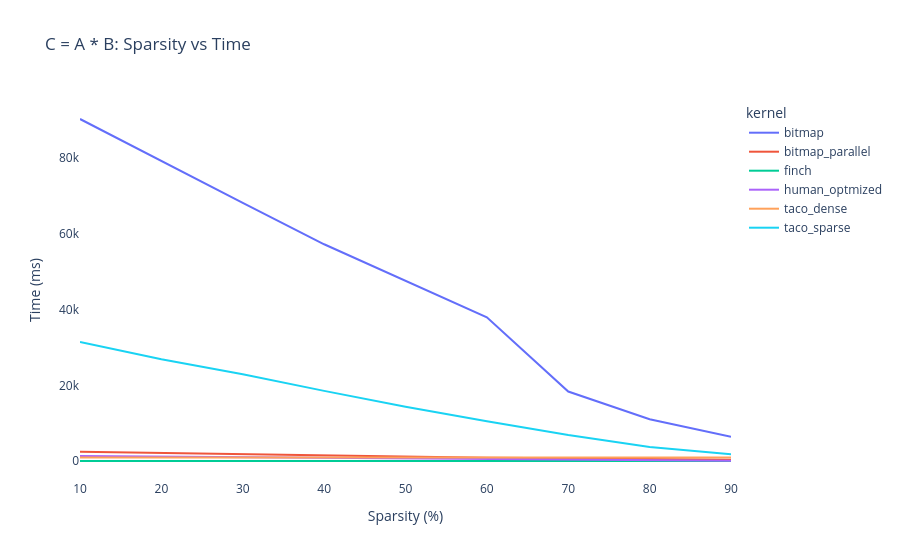

Notebook cell for this chart:
### Code cell
fig = px.line(full_df, 
              x='sparsity', 
              y='time', 
              color='kernel',
              title='C = A * B: Sparsity vs Time',
              labels={'sparsity': 'Sparsity (%)', 'time': 'Time (ms)'})
fig.update_layout(plot_bgcolor='white')
fig.show()

### Figure 1 — Plotly figure (JSON) as saved in the notebook; plotly's stock layout.template omitted (floating-point values rounded to 4 significant figures)
{"data": [{"hovertemplate": "kernel=bitmap<br>Sparsity (%)=%{x}<br>Time (ms)=%{y}<extra></extra>", "legendgroup": "bitmap", "line": {"color": "#636efa", "dash": "solid"}, "marker": {"symbol": "circle"}, "mode": "lines", "name": "bitmap", "orientation": "v", "showlegend": true, "type": "scatter", "x": [10, 20, 30, 40, 50, 60, 70, 80, 90], "xaxis": "x", "y": [90350.0, 79180.0, 68170.0, 57250.0, 47670.0, 37940.0, 18360.0, 11020.0, 6417.0], "yaxis": "y"}, {"hovertemplate": "kernel=bitmap_parallel<br>Sparsity (%)=%{x}<br>Time (ms)=%{y}<extra></extra>", "legendgroup": "bitmap_parallel", "line": {"color": "#EF553B", "dash": "solid"}, "marker": {"symbol": "circle"}, "mode": "lines", "name": "bitmap_parallel", "orientation": "v", "showlegend": true, "type": "scatter", "x": [10, 20, 30, 40, 50, 60, 70, 80, 90], "xaxis": "x", "y": [2445.0, 2118.0, 1739.0, 1381.0, 1145.0, 892.0, 710.8, 578.5, 341.9], "yaxis": "y"}, {"hovertemplate": "kernel=finch<br>Sparsity (%)=%{x}<br>Time (ms)=%{y}<extra></extra>", "legendgroup": "finch", "line": {"color": "#00cc96", "dash": "solid"}, "marker": {"symbol": "circle"}, "mode": "lines", "name": "finch", "orientation": "v", "showlegend": true, "type": "scatter", "x": [10, 20, 30, 40, 50, 60, 70, 80, 90], "xaxis": "x", "y": [28.24, 24.88, 21.59, 18.87, 14.62, 11.2, 7.846, 5.093, 2.658], "yaxis": "y"}, {"hovertemplate": "kernel=human_optmized<br>Sparsity (%)=%{x}<br>Time (ms)=%{y}<extra></extra>", "legendgroup": "human_optmized", "line": {"color": "#ab63fa", "dash": "solid"}, "marker": {"symbol": "circle"}, "mode": "lines", "name": "human_optmized", "orientation": "v", "showlegend": true, "type": "scatter", "x": [10, 20, 30, 40, 50, 60, 70, 80, 90], "xaxis": "x", "y": [1292.0, 1141.0, 991.2, 835.8, 679.5, 528.8, 368.4, 180.8, 76.74], "yaxis": "y"}, {"hovertemplate": "kernel=taco_dense<br>Sparsity (%)=%{x}<br>Time (ms)=%{y}<extra></extra>", "legendgroup": "taco_dense", "line": {"color": "#FFA15A", "dash": "solid"}, "marker": {"symbol": "circle"}, "mode": "lines", "name": "taco_dense", "orientation": "v", "showlegend": true, "type": "scatter", "x": [10, 20, 30, 40, 50, 60, 70, 80, 90], "xaxis": "x", "y": [922.1, 920.2, 920.9, 921.8, 921.4, 926.0, 929.2, 921.3, 923.0], "yaxis": "y"}, {"hovertemplate": "kernel=taco_sparse<br>Sparsity (%)=%{x}<br>Time (ms)=%{y}<extra></extra>", "legendgroup": "taco_sparse", "line": {"color": "#19d3f3", "dash": "solid"}, "marker": {"symbol": "circle"}, "mode": "lines", "name": "taco_sparse", "orientation": "v", "showlegend": true, "type": "scatter", "x": [10, 20, 30, 40, 50, 60, 70, 80, 90], "xaxis": "x", "y": [31450.0, 26880.0, 22940.0, 18530.0, 14340.0, 10480.0, 6845.0, 3693.0, 1763.0], "yaxis": "y"}], "layout": {"legend": {"title": {"text": "kernel"}, "tracegroupgap": 0}, "plot_bgcolor": "white", "title": {"text": "C = A * B: Sparsity vs Time"}, "xaxis": {"anchor": "y", "domain": [0, 1], "title": {"text": "Sparsity (%)"}}, "yaxis": {"anchor": "x", "domain": [0, 1], "title": {"text": "Time (ms)"}}}}
